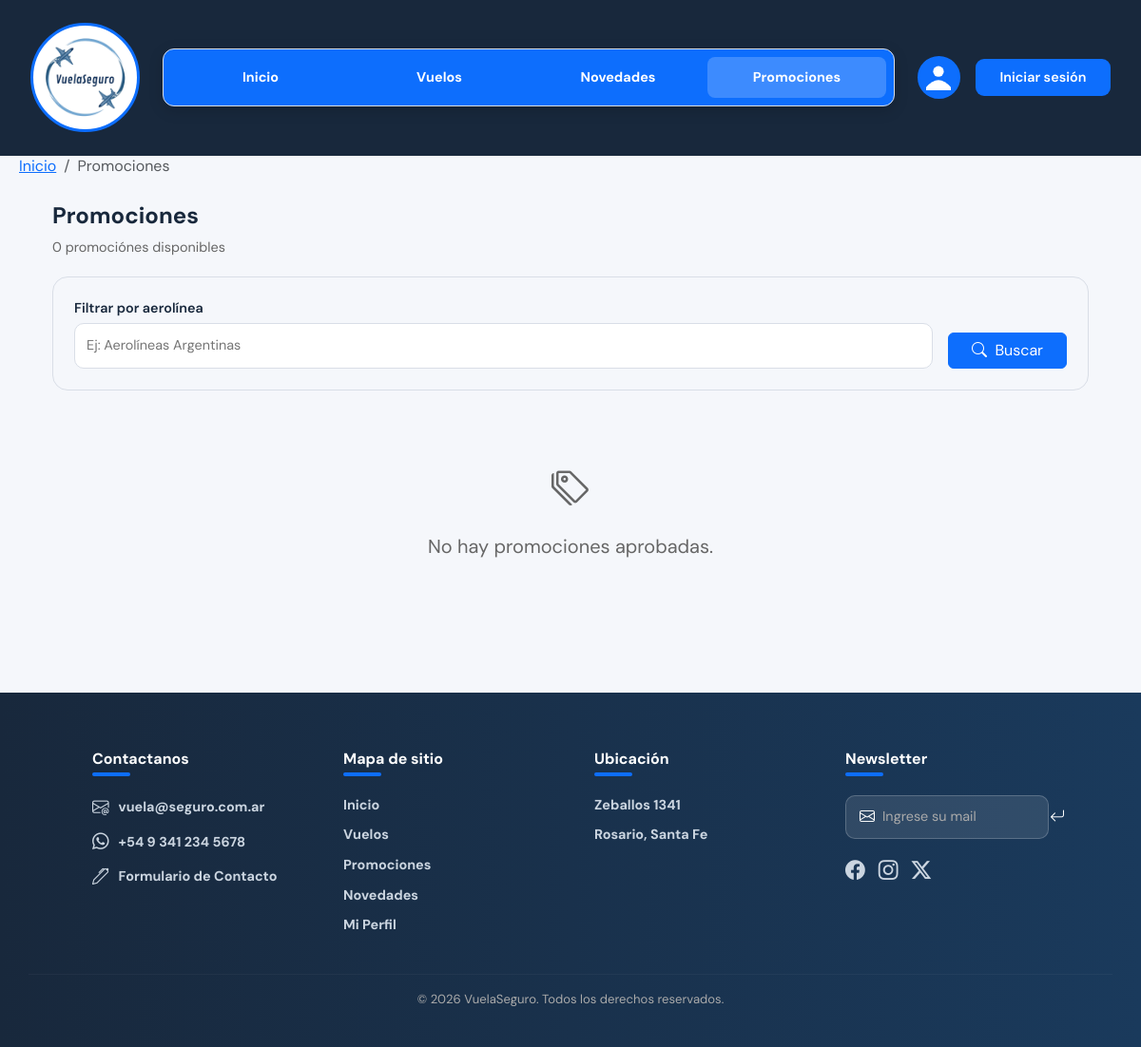
Before: /PROMOCIONES/promociones.php with the older database file.
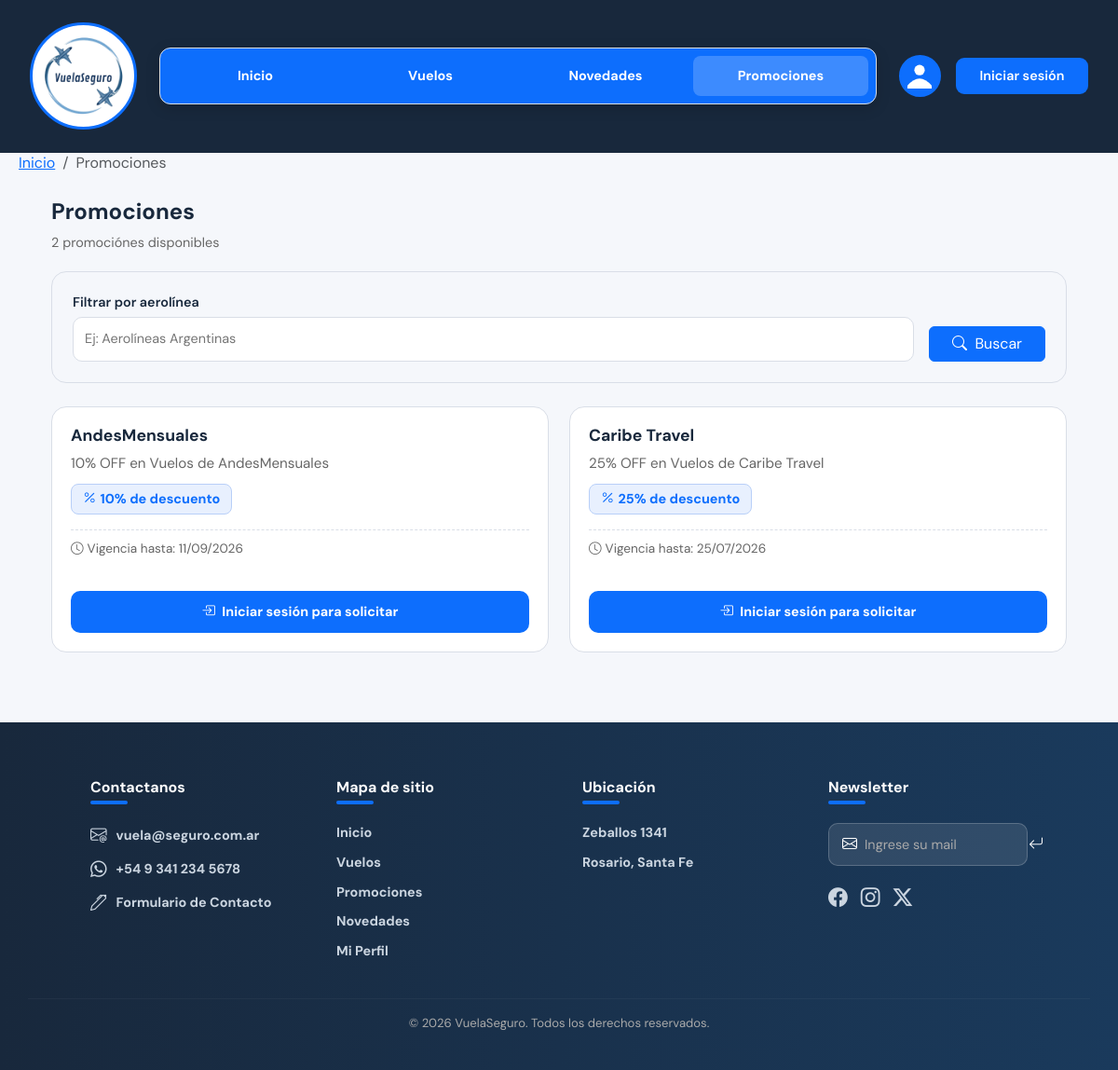
After: the same page with the newer database file.
### tables this page shows
CREATE TABLE `promociones` (
  `codPromocion` int(11) NOT NULL,
  `descripcionPromocion` text NOT NULL,
  `descuentoPromocion` decimal(10,0) NOT NULL,
  `codAerolinea` int(11) DEFAULT NULL,
  `estadoPromocion` varchar(20) NOT NULL DEFAULT 'pendiente',
  `imagenPromocion` varchar(500) DEFAULT NULL,
  `vigenciaPromocion` date DEFAULT NULL,
  `codCEO` int(11) DEFAULT NULL
);

CREATE TABLE `aerolineas` (
  `codAerolinea` int(11) NOT NULL,
  `nombreAerolinea` varchar(100) NOT NULL,
  `codigoIATA` varchar(3) NOT NULL,
  `descripcionAerolinea` varchar(300) NOT NULL,
  `codigoPais` varchar(3) NOT NULL,
  `claveAerolinea` varchar(255) NOT NULL
);

### PROMOCIONES/promociones.php (the view, shortened to what the changed rows need)
<?php
include_once('../conexion.inc');
$tipoUsuario  = $_SESSION['tipoUsuario']  ?? 'no_registrado';
$esCEO     = ($tipoUsuario === 'CEO');
$porPagina    = 4;
$paginaActual = max(1, (int)($_GET['pagina'] ?? 1));
$busqueda     = mysqli_real_escape_string($link, trim($_GET['buscar'] ?? ''));
$whereBusq = $busqueda !== '' ? "AND a.nombreAerolinea LIKE '%$busqueda%'" : '';
$sqlTotal       = "SELECT COUNT(*) AS total FROM promociones p
                   LEFT JOIN aerolineas a ON p.codAerolinea = a.codAerolinea
                   WHERE p.estadoPromocion = 'aprobada' $whereBusq";
$resTotal       = mysqli_query($link, $sqlTotal);
$totalRegistros = $resTotal ? (int)mysqli_fetch_assoc($resTotal)['total'] : 0;
$totalPaginas   = max(1, ceil($totalRegistros / $porPagina));
$paginaActual   = min($paginaActual, $totalPaginas);
$offset         = ($paginaActual - 1) * $porPagina;
$resultPromos = mysqli_query($link,
    "SELECT p.*, a.nombreAerolinea FROM promociones p
     LEFT JOIN aerolineas a ON p.codAerolinea = a.codAerolinea
     WHERE p.estadoPromocion = 'aprobada' $whereBusq
     ORDER BY p.codPromocion DESC
     LIMIT $porPagina OFFSET $offset");
?>
<!DOCTYPE html>
<html lang="es">
<head>
    <link href="https://cdn.jsdelivr.net/npm/bootstrap@5.3.3/dist/css/bootstrap.min.css" rel="stylesheet"/>
    <link rel="stylesheet" href="https://cdn.jsdelivr.net/npm/bootstrap-icons@1.13.1/font/bootstrap-icons.min.css">
    <link href="../INDEX/estilos-globales.css" rel="stylesheet">
    <link rel="stylesheet" href="promociones.css">
</head>
<body>
<main class="promociones-wrapper container mt-4 mb-5">
  <div class="promociones-header flex-wrap gap-2">
    <div>
      <h2>Promociones</h2>
      <p class="mb-0" style="color:var(--gris);font-size:.9rem;">
        <?= $totalRegistros ?> promoción<?= $totalRegistros !== 1 ? 'es' : '' ?> disponible<?= $totalRegistros !== 1 ? 's' : '' ?>
      </p>
    </div>
  </div>
  <?php if (!$resultPromos || mysqli_num_rows($resultPromos) === 0): ?>
    <div class="text-center py-5" style="color:var(--gris);">
      <i class="bi bi-tags fs-1 d-block mb-3"></i>
      <p class="fs-5">No hay promociones aprobadas<?= $busqueda ? ' para "' . htmlspecialchars($busqueda) . '"' : '' ?>.</p>
    </div>
  <?php else: ?>
    <div class="promociones-grid">
      <?php while ($promo = mysqli_fetch_assoc($resultPromos)):
      ?>
        <div class="promo-card">
          <div class="card-body">
            <h5 class="card-title"><?= htmlspecialchars($promo['nombreAerolinea'] ?? 'Sin aerolínea') ?></h5>
            <p class="card-text"><?= htmlspecialchars($promo['descripcionPromocion']) ?></p>
            <div class="promo-descuento">
              <i class="bi bi-percent me-1"></i>
              <?= number_format($promo['descuentoPromocion'], 0) ?>% de descuento
            </div>
            <?php if (!empty($promo['vigenciaPromocion'])): ?>
              <p class="promo-vigencia">
                <i class="bi bi-clock me-1"></i>Vigencia hasta: <?= date('d/m/Y', strtotime($promo['vigenciaPromocion'])) ?>
              </p>
            <?php endif; ?>
            <?php if ($tipoUsuario === 'no_registrado'): ?>
              <a href="../LOGIN/login.php" class="btn-solicitar">
                <i class="bi bi-box-arrow-in-right me-1"></i> Iniciar sesión para solicitar
              </a>
            <?php elseif ($esCEO): ?>
              <div class="mt-2">
                <?= estadoBadge($promo['estadoPromocion']) ?>
              </div>
            <?php endif; ?>
          </div>
        </div>
      <?php endwhile; ?>
    </div>
  <?php endif; ?>
</main>
</body>
</html>

Changed rows visible on the page:
added promociones: aerolineas.nombreAerolinea "AndesMensuales", descripcionPromocion "10% OFF en Vuelos de AndesMensuales", descuentoPromocion "10", vigenciaPromocion "11/09/2026"
added promociones: aerolineas.nombreAerolinea "Caribe Travel", descripcionPromocion "25% OFF en Vuelos de Caribe Travel", descuentoPromocion "25", vigenciaPromocion "25/07/2026"
Other visible differences:
$totalRegistros: "0" → "2"
text no longer shown: "No hay promociones aprobadas ."
